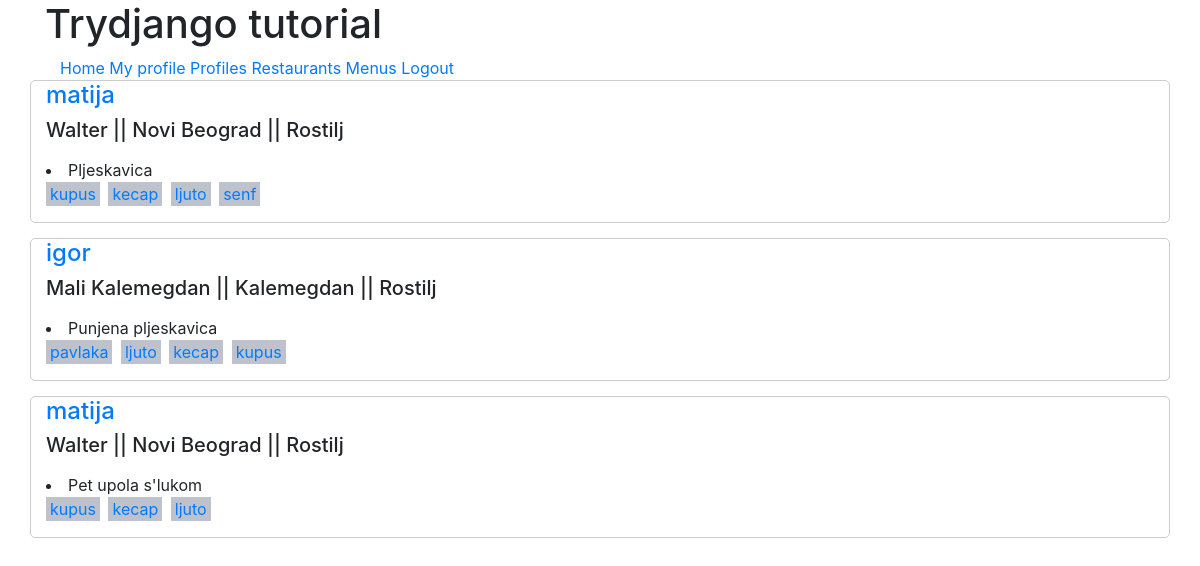
Screenshot of / (signed in) with the database file from the repository.
### menus/models.py (models this page shows, shortened)
class Item(models.Model):
    user = models.ForeignKey(User, on_delete=CASCADE)
    restaurant = models.ForeignKey(Restaurant, on_delete=CASCADE)
    name = models.CharField(max_length=120)
    contents = models.TextField(help_text='separate each item by comma')
    excludes = models.TextField(blank=True, null=True, help_text='separate each item by comma')
    public = models.BooleanField(default=True)
    timestamp = models.DateTimeField(auto_now_add=True)
    updated = models.DateTimeField(auto_now=True)
    class Meta:
        ordering = ['-updated', '-timestamp']
    def get_contents(self):
        return self.contents.split(',')

### restaurants/models.py (models this page shows, shortened)
class Restaurant(models.Model):
    owner = models.ForeignKey(User, on_delete=CASCADE)
    name = models.CharField(max_length=120)
    location = models.CharField(max_length=120, null=True, blank=True)
    category = models.CharField(max_length=120, null=True, blank=True, validators=[validate_category])
    timestamp = models.DateTimeField(auto_now_add=True)
    updated = models.DateTimeField(auto_now=True)
    slug = models.SlugField(null=True, blank=True)
    objects = RestaurantManager()

### menus/views.py (the view)
# urls.py: path('', HomeView.as_view(), name='home'),
class HomeView(LoginRequiredMixin, View):
    def get(self, request, *args, **kwargs):
        if not request.user.is_authenticated:
            return render(request, "home.html", {})
        user = request.user
        user_following_ids = [x.user.id for x in user.user_following.all()]
        qs = Item.objects.filter(user__id__in=user_following_ids, public=True).order_by('-updated')[:3]
        print(qs)
        return render(request, 'menus/home-feed.html', {'object_list': qs})

### menus/templates/menus/home-feed.html
{% extends 'base.html' %}
{% block content %}
    {% for item in object_list %}
        <div class="row">
                <div class="col-sm-12" style="border: 1px solid #cccccc; border-radius: 5px; margin-bottom: 15px">
                    <h4><a href="{% url 'profiles:detail' username=item.user.username %}">{{ item.user.username }}</a></h4>
                <h5>{{ item.restaurant.name }} || {{ item.restaurant.location }} || {{ item.restaurant.category }}</h5>
                    <p>
                        <li style="margin-bottom: 15px;"> {{ item.name }} <br/>
                            {% for ing in item.get_contents %}
                                <a href="{% url 'profiles:detail' username=item.user.username%}?q={{ ing }}">
                                    <span style="padding: 2px 4px; margin-right: 4px; background-color: #bec2cc">{{ ing }}</span>
                                </a>
                            {% endfor %}
                        </li>
                    </p>
                </div>
            </div>
    {% endfor %}
{% endblock %}

### templates/base.html (shortened to what this page needs)
<!DOCTYPE html>
<html lang="en">
<head>
    {% include "snippets/css.html" %}
</head>
<body>
<div class="container ">
    <h1>Trydjango tutorial</h1>
    {% include "snippets/navigation.html" %}
    {% block content %}
    {% endblock content %}
</div>
</body>
</html>

### templates/snippets/css.html (shortened to what this page needs)
<link rel="stylesheet" href="https://stackpath.bootstrapcdn.com/bootstrap/4.1.1/css/bootstrap.min.css">

### templates/snippets/navigation.html
<div class="container">
    <a href="{% url 'home' %}">Home</a>
    <a href="/profiles/{{ request.user.username }}">My profile</a>
    <a href="{% url 'profiles:list' %}">Profiles</a>
    <a href="{% url 'restaurants:list' %}">Restaurants</a>
    <a href="{% url 'menus:list' %}">Menus</a>
    {% if request.user.is_authenticated %}
        <a href="{% url 'logout' %}">Logout</a>
    {% else %}
        <a href="{% url 'login' %}">Login</a>
    {% endif %}
</div>

### rows the page displays
Item: user.username "matija", restaurant.name "Walter", restaurant.location "Novi Beograd", restaurant.category "Rostilj", name "Pljeskavica", get_contents "kupus" "kecap" "ljuto" "senf"
Item: user.username "igor", restaurant.name "Mali Kalemegdan", restaurant.location "Kalemegdan", restaurant.category "Rostilj", name "Punjena pljeskavica", get_contents "pavlaka" "ljuto" "kecap" "kupus"
Item: user.username "matija", restaurant.name "Walter", restaurant.location "Novi Beograd", restaurant.category "Rostilj", name "Pet upola s'lukom", get_contents "kupus" "kecap" "ljuto"
